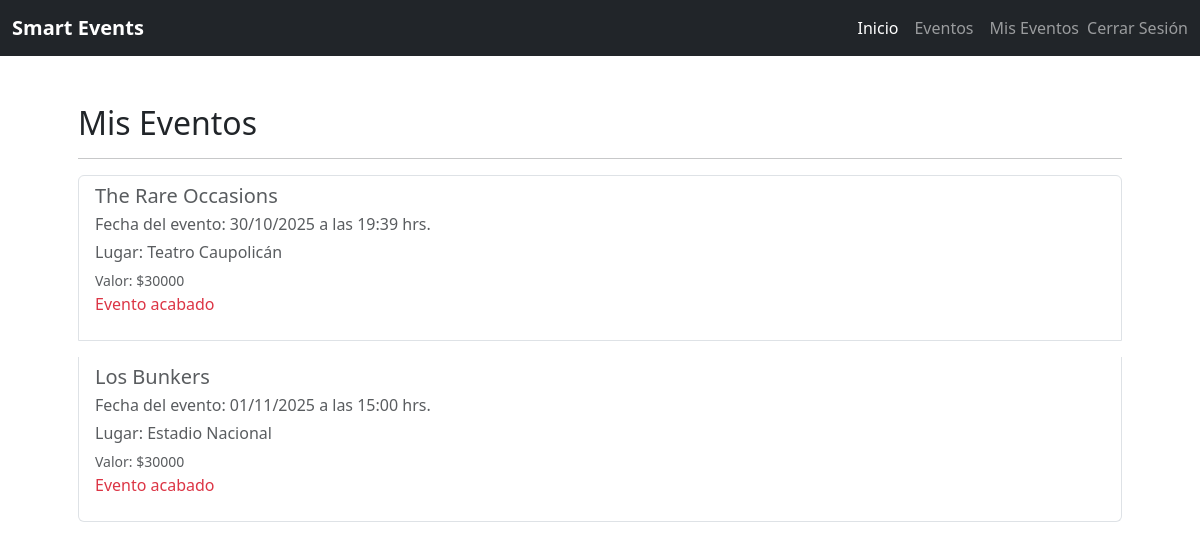
The app's page /mis-eventos/ (signed in) with its own data.
### core/models.py (models this page shows, shortened)
class Asistente(models.Model):
    usuario = models.ForeignKey(User, on_delete=models.CASCADE)
    evento = models.ForeignKey(Evento, on_delete=models.CASCADE)
    fecha_registro = models.DateTimeField(auto_now_add=True)
    class Meta:
        constraints = [
            models.UniqueConstraint(
                fields=["usuario", "evento"], name="registro_unico_evento_usuario"
            )
        ]

class Evento(models.Model):
    titulo = models.CharField(max_length=100)
    fecha_hora = models.DateTimeField()
    lugar = models.CharField(max_length=100)
    imagen_tarjeta = models.ImageField(upload_to="eventos/tarjetas")
    imagen_banner = models.ImageField(upload_to="eventos/banner", blank=True, null=True)
    valor = models.DecimalField(max_digits=6, decimal_places=0)
    plazas_disponibles = models.PositiveIntegerField()
    class Meta:
        constraints = [
            models.UniqueConstraint(
                fields=["lugar", "fecha_hora"], name="evento_unico_fecha_lugar"
            ),
            models.CheckConstraint(
                check=Q(plazas_disponibles__gte=0), name="plazas_no_negativas"
            ),
            models.CheckConstraint(check=Q(valor__gte=0), name="precio_no_negativo"),
        ]

### core/views.py (the view)
# urls.py: path("mis-eventos/", views.mis_eventos, name="mis_eventos"),
@login_required
def mis_eventos(request):
    now = timezone.now()
    inscripciones = (
        Asistente.objects.filter(usuario=request.user)
        .select_related("evento")
        .order_by("evento__fecha_hora")
    )
    contexto = {"inscripciones": inscripciones, "now": now}
    return render(request, "core/mis_eventos.html", contexto)

### core/templates/core/mis_eventos.html
{% extends 'core/base.html' %}
{% block content %}
<div class="container p-5">
    <h2>Mis Eventos</h2>
    <hr>
    {% if inscripciones %}
    <div class="list-group">
        {% for inscripcion in inscripciones %}
        <div class="list-group-item list-group-item-action flex-column align-items-start mb-3">
            <div class="d-flex w-100 justify-content-between">
                <h5 class="mb-1">{{ inscripcion.evento.titulo }}</h5>
            </div>
            <p class="mb-1">
                Fecha del evento: {{ inscripcion.evento.fecha_hora|date:"d/m/Y" }} a las
                {{ inscripcion.evento.fecha_hora|time:"H:i" }} hrs.
            </p>
            <p class="mb-1">Lugar: {{ inscripcion.evento.lugar }}</p>
            <small>Valor: ${{ inscripcion.evento.valor }}</small>
            {% if inscripcion.evento.fecha_hora > now %}
            <form action="{% url 'anular_inscripcion' inscripcion.id%}" method="post" class="mt-2">
                {% csrf_token %}
                <button type="submit" class="btn btn-danger btn-sm">Anular Inscripción</button>
            </form>
            {% else %}
            <p class="p text-danger"> Evento acabado</p>
            {%endif%}
        </div>
        {% endfor %}
    </div>
    {% else %}
    <p>Aún no te has inscrito a ningún evento.</p>
    <a href="{% url 'mostrar_eventos' %}" class="btn btn-primary">Ver eventos disponibles</a>
    {% endif %}
</div>
{% endblock %}

### core/templates/core/base.html (shortened to what this page needs)
{% load static %}
<!DOCTYPE html>
<html lang="es">
<head>
    <link rel="stylesheet" href="{% static 'core/css/bootstrap.min.css' %}">
    <link rel="stylesheet" href="{% static 'core/css/estilos.css' %}">
</head>
<body>
    <nav class="navbar navbar-expand-sm navbar-dark bg-dark fixed-top">
        <div class="container-fluid">
            <a class="navbar-brand fw-bold" href="{% url 'mostrar_eventos' %}">Smart Events</a>
            <div class="collapse navbar-collapse ms" id="navbarNav">
                <ul class="navbar-nav ms-auto mb-2 mb-lg-0">
                    <li class=" nav-item">
                        <a class="nav-link active" aria-current="page" href="{% url 'mostrar_eventos' %}">Inicio</a>
                    </li>
                    <li class="nav-item">
                        <a class="nav-link" href="{% url 'mostrar_eventos' %}#eventos">Eventos</a>
                    </li>
                    {% if user.is_authenticated %}
                    <li class="nav-item">
                        <a class="nav-link" href="{% url 'mis_eventos' %}">Mis Eventos</a>
                    </li>
                    <li class="nav-item d-flex align-items-center">
                        <form action="{% url 'logout' %}" method="post" class="d-inline">
                            <button type="submit" class="nav-link btn btn-link"
                                style="border: none; padding: 0; background: none; vertical-align: baseline;">
                                Cerrar Sesión
                            </button>
                        </form>
                    </li>
                    {% endif %}
                </ul>
            </div>
        </div>
    </nav>
    <main style="margin-top: 56px;">
        {% block content %}
        {% endblock %}
    </main>
</body>
</html>

### records on screen
Asistente: evento.titulo "The Rare Occasions", evento.fecha_hora "30/10/2025", evento.fecha_hora "19:39", evento.lugar "Teatro Caupolicán", evento.valor "30000", shows "Evento acabado"
Asistente: evento.titulo "Los Bunkers", evento.fecha_hora "01/11/2025", evento.fecha_hora "15:00", evento.lugar "Estadio Nacional", evento.valor "30000", shows "Evento acabado"
